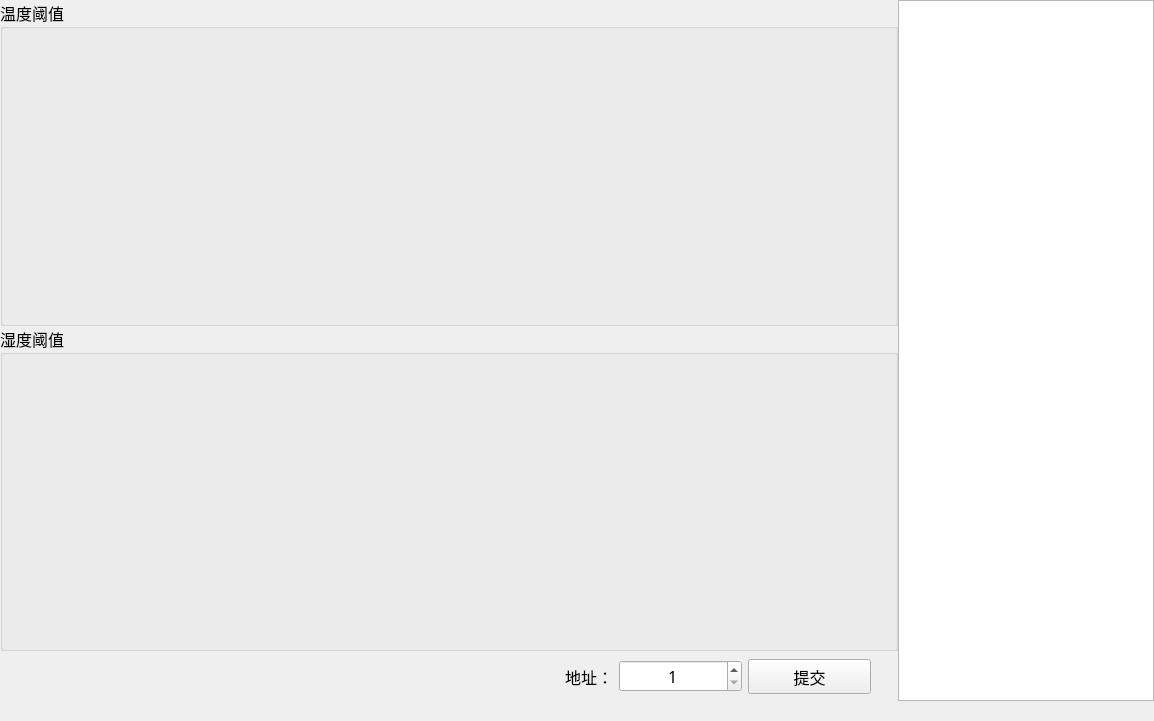
<?xml version="1.0" encoding="UTF-8"?>
<ui version="4.0">
 <class>MSet_EnvWid</class>
 <widget class="QWidget" name="MSet_EnvWid">
  <property name="geometry">
   <rect>
    <x>0</x>
    <y>0</y>
    <width>1154</width>
    <height>721</height>
   </rect>
  </property>
  <property name="font">
   <font>
    <family>微软雅黑</family>
    <pointsize>12</pointsize>
   </font>
  </property>
  <property name="windowTitle">
   <string>Form</string>
  </property>
  <layout class="QGridLayout" name="gridLayout">
   <property name="leftMargin">
    <number>0</number>
   </property>
   <property name="topMargin">
    <number>0</number>
   </property>
   <property name="rightMargin">
    <number>0</number>
   </property>
   <property name="bottomMargin">
    <number>20</number>
   </property>
   <property name="horizontalSpacing">
    <number>0</number>
   </property>
   <item row="0" column="0">
    <layout class="QVBoxLayout" name="verticalLayout">
     <item>
      <widget class="QGroupBox" name="temGroup">
       <property name="font">
        <font>
         <family>微软雅黑</family>
         <pointsize>12</pointsize>
        </font>
       </property>
       <property name="title">
        <string>温度阈值</string>
       </property>
      </widget>
     </item>
     <item>
      <widget class="QGroupBox" name="humGroup">
       <property name="font">
        <font>
         <family>微软雅黑</family>
         <pointsize>12</pointsize>
        </font>
       </property>
       <property name="title">
        <string>湿度阈值</string>
       </property>
      </widget>
     </item>
     <item>
      <widget class="QWidget" name="widget" native="true">
       <property name="maximumSize">
        <size>
         <width>16777215</width>
         <height>50</height>
        </size>
       </property>
       <widget class="QWidget" name="layoutWidget_2">
        <property name="geometry">
         <rect>
          <x>490</x>
          <y>0</y>
          <width>381</width>
          <height>51</height>
         </rect>
        </property>
        <layout class="QHBoxLayout" name="horizontalLayout">
         <item>
          <widget class="QLabel" name="label">
           <property name="minimumSize">
            <size>
             <width>100</width>
             <height>30</height>
            </size>
           </property>
           <property name="font">
            <font>
             <family>微软雅黑</family>
             <pointsize>12</pointsize>
            </font>
           </property>
           <property name="text">
            <string>地址：</string>
           </property>
           <property name="alignment">
            <set>Qt::AlignRight|Qt::AlignTrailing|Qt::AlignVCenter</set>
           </property>
          </widget>
         </item>
         <item>
          <widget class="QSpinBox" name="spinBox">
           <property name="minimumSize">
            <size>
             <width>100</width>
             <height>30</height>
            </size>
           </property>
           <property name="font">
            <font>
             <family>微软雅黑</family>
             <pointsize>12</pointsize>
            </font>
           </property>
           <property name="alignment">
            <set>Qt::AlignCenter</set>
           </property>
           <property name="minimum">
            <number>1</number>
           </property>
          </widget>
         </item>
         <item>
          <widget class="QPushButton" name="pushButton">
           <property name="minimumSize">
            <size>
             <width>120</width>
             <height>35</height>
            </size>
           </property>
           <property name="font">
            <font>
             <family>微软雅黑</family>
             <pointsize>12</pointsize>
            </font>
           </property>
           <property name="text">
            <string>提交</string>
           </property>
          </widget>
         </item>
        </layout>
       </widget>
      </widget>
     </item>
    </layout>
   </item>
   <item row="0" column="1">
    <widget class="QTextEdit" name="textEdit">
     <property name="sizePolicy">
      <sizepolicy hsizetype="Expanding" vsizetype="Expanding">
       <horstretch>0</horstretch>
       <verstretch>0</verstretch>
      </sizepolicy>
     </property>
     <property name="minimumSize">
      <size>
       <width>256</width>
       <height>400</height>
      </size>
     </property>
     <property name="maximumSize">
      <size>
       <width>256</width>
       <height>16777215</height>
      </size>
     </property>
     <property name="font">
      <font>
       <family>微软雅黑</family>
       <pointsize>12</pointsize>
      </font>
     </property>
    </widget>
   </item>
  </layout>
 </widget>
 <resources/>
 <connections/>
</ui>
